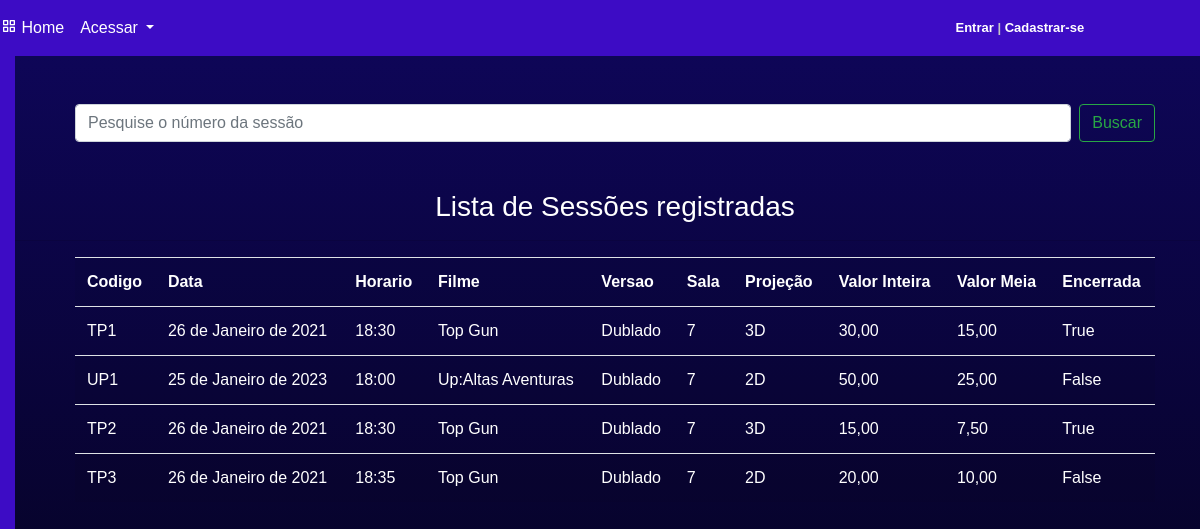
The app's page /listar/sessao/ with its own data.
### cadastros/models.py (models this page shows, shortened)
class Sessao(models.Model):
    codigo=models.CharField(max_length=5,verbose_name="Codigo")
    data = models.DateField(verbose_name="Data")
    horario = models.TimeField(verbose_name='Horário')
    filme = models.ForeignKey(Filme, on_delete=models.PROTECT)
    versao=models.CharField(max_length=20,verbose_name="Versão",choices=VERSAO)
    sala=models.ForeignKey(Sala, on_delete=models.PROTECT)
    projecao=models.CharField(max_length=2,verbose_name='Projeção',choices=PROJECAO)
    valor_inteira=models.DecimalField(decimal_places=2,max_digits=10,verbose_name="Valor da Inteira")
    valor_meia=models.DecimalField(decimal_places=2,max_digits=10,verbose_name="Valor da Meia")
    encerrada=models.BooleanField(verbose_name="Encerrada",choices=ENCERRADA)

class Filme(models.Model):
    titulo = models.CharField(max_length=100,verbose_name="Título")
    sinopse= models.TextField(verbose_name="Sinopse")
    classificacaoIndicativa = models.IntegerField(verbose_name='Classificação Indicativa')
    ano=models.CharField(max_length=100,verbose_name="Ano")
    diretor=models.CharField(max_length=100,verbose_name="Diretor")
    duracao=models.CharField(max_length=100,verbose_name="Duração")
    genero=models.ForeignKey(Genero,on_delete=models.PROTECT)
    poster=models.ImageField(upload_to='img/')

class Sala(models.Model):
    numero = models.IntegerField()
    tipo=models.CharField(max_length=30,verbose_name='Tipo de sala')
    projecao = models.CharField(max_length=2,verbose_name='Projeção',choices=PROJECAO)

### cadastros/views.py (the view)
class SessaoList(ListView):
    model = Sessao
    template_name = 'cadastros/listas/sessao.html'
    success_url = reverse_lazy('login')
    paginate_by=10
    def get_queryset(self):
        codigo=self.request.GET.get('nome')
        if codigo:
            self.object_list=Sessao.objects.filter(codigo__icontains=codigo)
        else:
            self.object_list=Sessao.objects.all()
        return self.object_list

### cadastros/templates/cadastros/listas/sessao.html (shortened to what this page needs)
{% extends 'paginas/template.html' %}
{% load static %}
{% block conteudo %}
<br>
<br>
<div class="espaco">
    <form class="d-flex" method="GET">
        <input class="form-control mr-2" type="search" value="{{ request.GET.nome }}" placeholder="Pesquise o número da sessão" aria-label="Search" name="nome">
        <button class="btn btn-outline-success busca"  type="submit">Buscar</button>
    </form>
</div>
    <br>
    <br>
    <h3 class="titulo-page">Lista de Sessões registradas</h3>
    <hr>
<div class="table-responsive">
    <table class="table table-striped">
        <tr>
            <th>Codigo</th>
            <th>Data</th>
            <th>Horario</th>
            <th>Filme</th>
            <th>Versao</th>
            <th>Sala</th>
            <th>Projeção</th>
            <th>Valor Inteira</th>
            <th>Valor Meia</th>
            <th>Encerrada</th>
        </tr>
        {% for sessao in object_list %}
        <tr>
            <td>{{ sessao.codigo }}</td>
            <td>{{ sessao.data }}</td>
            <td>{{ sessao.horario }}</td>
            <td>{{ sessao.filme.titulo }}</td>
            <td>{{ sessao.versao }}</td>
            <td>{{ sessao.sala.numero }}</td>
            <td>{{ sessao.projecao }}</td>
            <td>{{ sessao.valor_inteira }}</td>
            <td>{{ sessao.valor_meia }}</td>
            <td>{{ sessao.encerrada }}</td>
        </tr>
        {% empty %}
        <tr>
            <td colspan="3">
                Nenhum campo registro.
            </td>
        </tr>
        {% endfor %}
    </table>
</div>
{% endblock %}

### paginas/templates/paginas/template.html (shortened to what this page needs)
{% load static %}
<!DOCTYPE html>
<html lang="pt-br">
<head>
    <link href='https://unpkg.com/boxicons@2.1.4/css/boxicons.min.css' rel='stylesheet'>
    <link rel="stylesheet" type="text/css" href="https://cdn.datatables.net/v/bs5/dt-1.13.1/datatables.min.css"/>
    <link rel="stylesheet" href="{% static 'css/bootstrap.min.css' %}">
    <link rel="stylesheet" href="https://cdn.jsdelivr.net/npm/bootstrap@4.6.2/dist/css/bootstrap.min.css">
    <link rel="stylesheet" href="{% static 'css/style.css' %}">
</head>
<body>
        <nav class="navbar navbar-expand-lg navbar-light cor1">
                        <div class="row">
                            <div class="collapse navbar-collapse " id="navbarScroll">
                                <p>
                                    <div class="title">
                                        <a href="{% url 'catalogo' %}" class="link">
                                            <i class="bx bx-grid-alt"></i>
                                            <span class="name">Home</span>
                                        </a>
                                    </div>
                                </p>
                                    <div class="nav-item dropdown">
                                        <a class="nav-link dropdown-toggle" href="#" role="button" data-toggle="dropdown" aria-expanded="false">
                                            Acessar
                                        </a>
                                    </div>
                    </div>
            </div>
                <div class="nav-item">
                    <div class="loginlogout">
                        {% if request.user.is_authenticated %}
                        <div class="nav-item dropdown">
                            <a class="nav-link dropdown-toggle" href="#" role="button" data-toggle="dropdown" aria-expanded="false">
                                Olá, <strong>{{ user }}</strong>
                            </a>
                            <ul class="dropdown-menu">
                                <li><a href="#" class="link submenu-title">Olá, <strong>{{ user }}</strong></a>
                                <li><a href="{% url 'atualizar-dados' %}" class="link dropdown-item">Meus dados</a></li>
                                <li><a href="{% url 'listar-ingresso' %}" class="link dropdown-item">Meus Ingressos</a></li>
                                <li><a href="{% url 'logout' %}" class="link dropdown-item">Sair</a></li>
                            </ul>
                        </div>
                            <!-- <p class="textologin"><br>Usuário(a): <strong>{{ user }}!<br>
                            <a href="{% url 'logout' %}">Sair</a></strong>
                            </p> -->
                        {% else %}
                            <div class="textologin">
                                <strong><a href="{% url 'login' %}">Entrar</a> | <a href="{% url 'registrar' %}">Cadastrar-se</a></strong>
                            </div>
                        {% endif %}
                    </div>
                </div>
        </nav>
            <div class="container">
                    <div class="conteudo">
                        {% block conteudo %}{% endblock %}
                    </div>
            </div>
</body>
</html>

### static/css/style.css (style rules this page uses)
* { font-family: sans-serif; margin: 0; padding: 0; box-sizing: border-box; list-style: none; text-decoration: none; }
:root { --color_Blue: #3f93f1; --color_Dark1: rgb(12, 0, 36); --color_Dark2: #0a145e; --color_Light1: #dfdfdf; --color_Light2: #c4c4c4; }
body { background-color: rgb(61, 12, 197); }
.conteudo { background-image: linear-gradient(to bottom,rgb(14, 6, 87) ,rgb(0, 0, 0)); color: white; height: 100vh; min-height: 1000px; width: 100vw; }
.textologin { width: 200px; display: flex; flex-direction: row; flex-wrap: nowrap; font-size: small; color: var(--color_Light2); text-align: center; }
.textologin a { color: var(--color_Light2); }
table, th, td { color: white; }
.container { margin-left: 0vw; }
.navbar { max-height: 70px; }
.loginlogout { margin-left:400%; }
.collapse { margin-top: 0px; }
.navbar a { color: white; text-decoration: none; }
form { max-width: 90%; margin: auto auto; }
.titulo-page { width: 100%; text-align: center; }
.table-responsive { max-width: 90%; margin: auto auto; }

### records on screen
Sessao: codigo "TP1", data "26 de Janeiro de 2021", horario "18:30", filme.titulo "Top Gun", versao "Dublado", sala.numero "7", projecao "3D", valor_inteira "30,00", valor_meia "15,00", encerrada "True"
Sessao: codigo "UP1", data "25 de Janeiro de 2023", horario "18:00", filme.titulo "Up:Altas Aventuras", versao "Dublado", sala.numero "7", projecao "2D", valor_inteira "50,00", valor_meia "25,00", encerrada "False"
Sessao: codigo "TP2", data "26 de Janeiro de 2021", horario "18:30", filme.titulo "Top Gun", versao "Dublado", sala.numero "7", projecao "3D", valor_inteira "15,00", valor_meia "7,50", encerrada "True"
Sessao: codigo "TP3", data "26 de Janeiro de 2021", horario "18:35", filme.titulo "Top Gun", versao "Dublado", sala.numero "7", projecao "2D", valor_inteira "20,00", valor_meia "10,00", encerrada "False"
